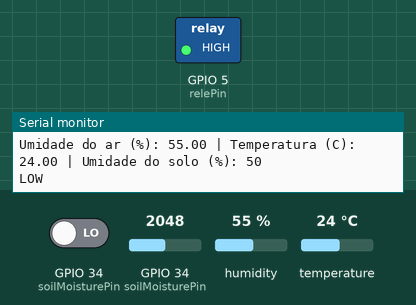
Simulated run of this sketch. Board: ESP32. Shown: switched loads named in the sketch (green lamp = pin HIGH), the last lines printed to the serial monitor. The test bench sets the inputs (shaded band); at power-on: GPIO 34 (soilMoisturePin) = 2048, GPIO 34 (soilMoisturePin) LOW, humidity 55 %, temperature 24 °C. WiFi joins after 1.5 s; servers stay silent unless stated.

Above: at 3.2 s.
3.3 s: GPIO 34 (soilMoisturePin) set to 2149
At 5.2 s:
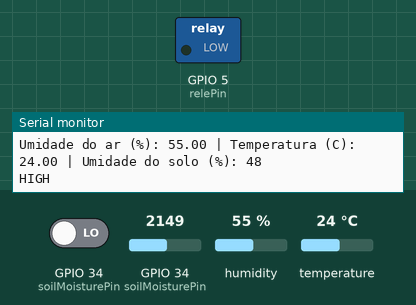
5.5 s: GPIO 34 (soilMoisturePin) set to 2047
At 7.1 s:
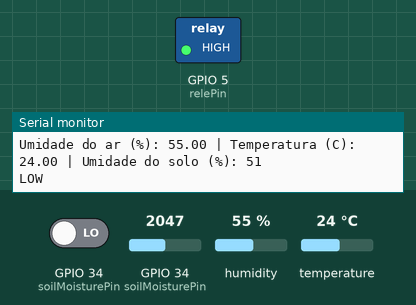
7.5 s: GPIO 34 (soilMoisturePin) set to 2866
At 8.4 s:
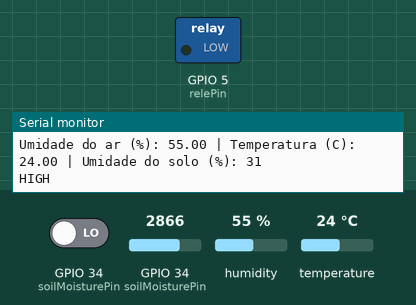
Timing chart, 0 to 10.5 s (numbered marks = the images above; inputs shaded):
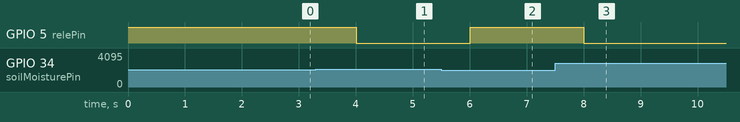

The sketch:

main.ino
```cpp
#include <WiFi.h>
#include <WebServer.h>
#include <DHT.h>

// Definições do DHT
#define DHTPIN 4
#define DHTTYPE DHT22
#define relePin 5

DHT dht(DHTPIN, DHTTYPE);

// Definições do sensor de umidade do solo
const int soilMoisturePin = 34;
bool irrigar = false;

// Credenciais WiFi
const char* ssid = "p a";
const char* password = "fvea2556";

// Cria uma instância do servidor
WebServer server(80);

// Variáveis para armazenar os valores dos sensores
float humidity = 0.0;
float temperature = 0.0;
int soilMoisture = 0;

// Intervalo de tempo entre leituras
unsigned long previousMillis = 0;
const long interval = 2000;

// Função para lidar com a rota /data
void handleData() {
    String json = "{";
    json += "\"humidity\":" + String(humidity) + ",";
    json += "\"temperature\":" + String(temperature) + ",";
    json += "\"soilMoisture\":" + String(soilMoisture);
    json += "}";
    server.send(200, "application/json", json);
}
void setup() {
    Serial.begin(115200);
    dht.begin();
    pinMode(soilMoisturePin, INPUT);
    pinMode(relePin, OUTPUT);

    digitalWrite(relePin, HIGH);

    // Conecta ao WiFi
    WiFi.begin(ssid, password);
    while (WiFi.status() != WL_CONNECTED) {
        delay(1000);
        Serial.println("Conectando ao WiFi...");
    }
    Serial.println("Conectado ao WiFi");
    Serial.print("IP Address: ");
    Serial.println(WiFi.localIP());

    // Define a rota /data
    server.on("/data", handleData);

    // Inicia o servidor
    server.begin();
}

void loop() {
    server.handleClient();

    unsigned long currentMillis = millis();
    if (currentMillis - previousMillis >= interval) {
        previousMillis = currentMillis;

        // Lê os valores dos sensores
        humidity = dht.readHumidity();
        temperature = dht.readTemperature();
        soilMoisture = map(analogRead(soilMoisturePin), 0, 4095, 0, 100);

        // Verifica se a leitura dos sensores falhou
        if (isnan(humidity) || isnan(temperature)) {
            Serial.println("Falha ao ler o sensor DHT!");
        } else {
            Serial.print("Umidade do ar (%): ");
            Serial.print(humidity);
            Serial.print(" | Temperatura (C): ");
            Serial.print(temperature);
            Serial.print(" | Umidade do solo (%): ");
            Serial.println(100 - soilMoisture);
        }

        irrigar = digitalRead(soilMoisturePin);

        if(soilMoisture <= 50) {
          digitalWrite(relePin,HIGH);
          Serial.println("LOW");
        }
        else {
          digitalWrite(relePin, LOW);
          Serial.println("HIGH");
        }

    }
}
```

Measured:
- the behaviour switches between 2088 and 2089 on GPIO 34 (soilMoisturePin) (found by bisection; images 0 and 1)
- after the input at 3.3 s, GPIO 5 (relePin): HIGH → LOW after 0.70 s
- after the input at 5.5 s, GPIO 5 (relePin): LOW → HIGH after 0.51 s
- after the input at 7.5 s, GPIO 5 (relePin): HIGH → LOW after 0.50 s
